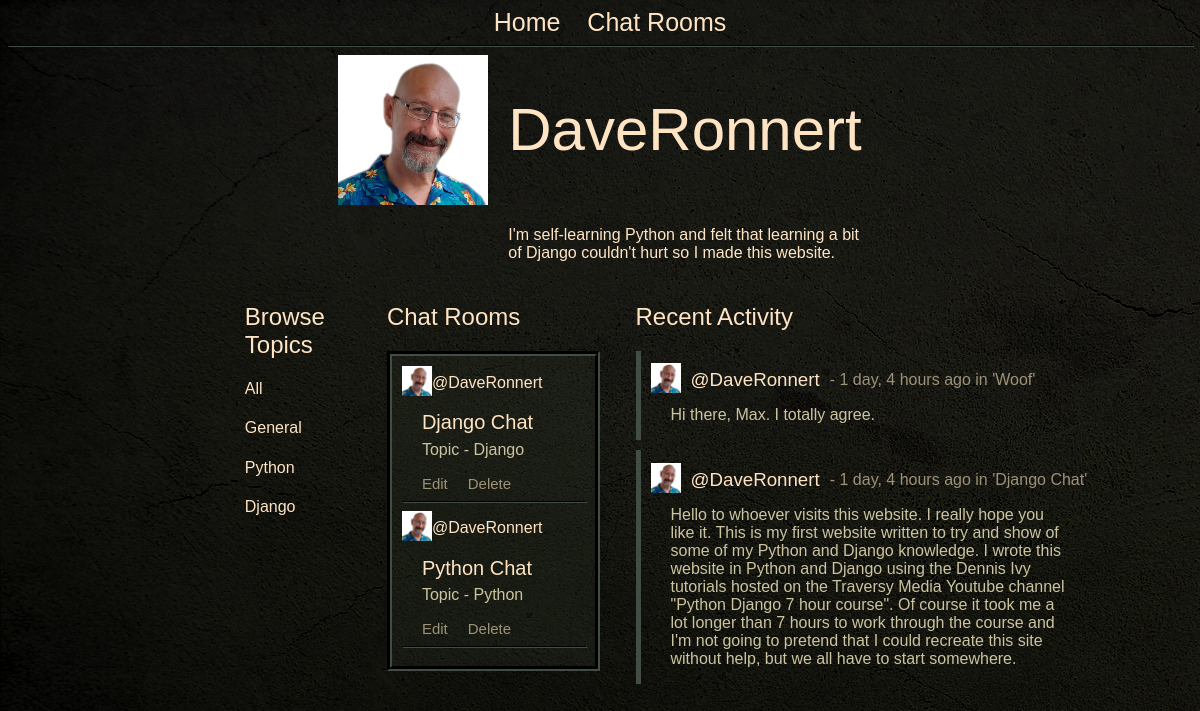
The app's page /profile/1 with its own data.
### chat/models.py (models this page shows, shortened)
class Profile(models.Model):
    user = models.OneToOneField(User, null=True, on_delete=models.CASCADE)
    bio = models.TextField()
    profile_pic = models.ImageField(null=True, blank=True, upload_to='images/')

class Topic(models.Model):
    name = models.CharField(max_length=200)
    def __str__(self):
        return self.name

class ChatRoom(models.Model):
    host = models.ForeignKey(User, on_delete=models.SET_NULL, null=True)
    topic = models.ForeignKey(Topic, on_delete=models.SET_NULL, null=True)
    name = models.CharField(max_length=25)
    description = models.TextField(blank=True, null=True)
    created = models.DateTimeField(auto_now=True)
    updated = models.DateTimeField(auto_now_add=True)
    class Meta:
        ordering = ['-updated', '-created']
    def __str__(self):
        return self.name

class Messages(models.Model):
    user = models.ForeignKey(User, on_delete=models.CASCADE)
    room = models.ForeignKey(ChatRoom, on_delete=models.CASCADE)
    body = models.TextField()
    created = models.DateTimeField(auto_now=True)
    updated = models.DateTimeField(auto_now_add=True)

### chat/views.py (the view)
# urls.py: path('profile/<str:pk>', views.user_profile, name='user_profile'),
def user_profile(request, pk):
    user = User.objects.get(id=pk)
    chatrooms = user.chatroom_set.all()
    chat_messages = user.messages_set.all()
    topics = Topic.objects.all()
    context = {'user': user, 'chatrooms': chatrooms, 'chat_messages': chat_messages, 'topics': topics}
    return render(request, 'chat/profile.html', context)

### chat/templates/chat/profile.html
{% extends 'home.html' %}
{% load static %}
{% block content %}
<div class="profile_header">
        <div class="profile_pic">
        {% if user.profile.profile_pic %}
            <div class="chat_room_host_img"><img src="{{user.profile.profile_pic.url}}" height="150"></div>
        {% else %}
            <div class="chat_room_host_img">
                <img src="{% static '/images/avatar.png' %}" height="150">
            </div>
        {% endif %}
        </div>
        <div class="profile_name"><h1>{{user.username}}</h1></div>
        <div class="profile_bio"><h4>{{user.profile.bio}}</h4></div>
    </div>
<div class="profile_wrapper">
    <div class="profile_topics">
        {% include 'chat/topics.html' %}
    </div>
    <div class="profile_feed">
        <h2>Chat Rooms</h2>
        <div class="chat_rooms_border">
            {% include 'chat/feed.html' %}
        </div>
    </div>
    <div class="profile_activity">
        {% include 'chat/activity.html' %}
    </div>
</div>
{% endblock content %}

### templates/home.html (shortened to what this page needs)
{% load static %}
<!DOCTYPE html>
<html lang="en">
<head>
    <link rel="stylesheet" type="text/css" href="{% static 'css/styles.css' %}">
</head>
<body>
    {% include 'navbar.html' %}
    {% block content %}
    {% endblock content %}
</body>
</html>

### templates/navbar.html
<body class="navbar">
    <div class="navbar_main">
        <div class="navbar_buttons">
            <div class="nav_button"><a href="/">Home</a></div>
            <div class="nav_button"><a href="/chat/">Chat Rooms</a></div>
        </div>
        <hr>
    </div>
</body>

### chat/templates/chat/topics.html
<h2> Browse Topics</h2>
<div>
    <a href="{% url 'chat' %}"><h4>All</h4></a>
</div>
{% for topic in topics %}
    <div>
        <a href="{% url 'chat' %}?q={{topic.name}}"><h4>{{topic}}</h4></a>
    </div>
{% endfor %}

### chat/templates/chat/feed.html
{% load static %}
{% for room in chatrooms %}
<div class="chat_room_host">
    {% if room.host.profile.profile_pic %}
        <div class="chat_room_host_img"><img src="{{room.host.profile.profile_pic.url}}" height="30"></div>
    {% else %}
        <div class="chat_room_host_img">
            <img src="{% static '/images/avatar.png' %}" height="30">
        </div>
    {% endif %}
    <div class="chat_room_host_name"><a href="{% url 'user_profile' room.host.id %}">@{{room.host}}</a></div>
</div>
<div class="chat_room_name">
    <a href="{% url 'room' room.id %}"><h4>{{room.name}}</h4></a>
</div>
<p>
    Topic - {{room.topic}}
</p>
<div class="room_buttons">
    <div class="room_button_align">
        <div class="room_button"><a href="{% url 'update_room' room.id %}">Edit</a><a href="{% url 'delete_room' room.id %}">Delete</a></div>
    </div>
    <hr>
</div>
{% endfor %}

### chat/templates/chat/activity.html (shortened to what this page needs)
{% load static %}
<h2>Recent Activity</h2>
    {% for mess in chat_messages|slice:":10" %}
        <div>
            <div class="message">
                {% if mess.user.profile.profile_pic %}
                <div class="mess_img"><img src="{{mess.user.profile.profile_pic.url}}" height="30"></div>
                {% else %}
                <div class="chat_room_host_img">
                    <img src="{% static '/images/avatar.png' %}" height="30">
                </div>
                {% endif %}
                <div class="mess_head"><a href="{% url 'user_profile' mess.user.id %}"><h3>@{{mess.user}}</h3></a></div>
                <div class="mess_date"> - {{mess.created|timesince}} ago in '{{mess.room}}'</div>
                <div class="mess_body"><p>{{mess.body}}</p></div>
            </div>
        </div>
    {% endfor %}

### static/css/styles.css (style rules this page uses)
html body { height: 100%; background-image: url('../images/main_bg.jpg'); }
p, li { color: rgb(204, 196, 160); font-family: Geneva, sans-serif; font-weight: lighter; margin-left: 20px; margin-right: 20px; }
.navbar_main { display: grid; justify-items: center; }
.navbar_buttons { font-family: Geneva, sans-serif; font-weight: lighter; font-size: 25px; padding-left: 20px; }
.nav_button { margin-left: 10px; margin-right: 10px; display: inline-block; }
a:link { font-family: Geneva, sans-serif; font-weight: lighter; text-decoration: none; color:bisque; }
hr { width: 100%; border-color: rgb(66, 77, 70); }
h1 { font-family: Geneva, sans-serif; font-weight: lighter; color:bisque; }
h2 { font-family: Geneva, sans-serif; font-weight: lighter; color:bisque; }
h3 { font-family: Geneva, sans-serif; font-weight: lighter; color:bisque; }
h4 { font-family: Geneva, sans-serif; font-weight: lighter; color:bisque; }
.chat_rooms_border { border-color: rgb(66, 77, 70); background-color: rgb(41, 46, 34, 0.3); border-style: groove; border-width: 5px; grid-column: 1; padding: 10px; }
.chat_room_host { display: grid; grid-template-columns: max-content; }
.chat_room_host_img { grid-column: 1; align-self: center; }
.chat_room_host_name { grid-column: 2; align-self: center; }
.chat_room_name { margin-left: 20px; margin-right: 20px; font-size: 20px; margin-top: -15px; margin-bottom: -20px; }
.message { border-color: rgb(66, 77, 70); border-style: solid; border-width: 5px; border-right: 0px; border-top: 0px; border-bottom: 0px; display: grid; grid-template-columns: min-content; margin-top: 5px; margin-bottom: 10px; padding-left: 10px; justify-content: start; }
.mess_img { grid-column: 1; grid-row: 1; align-self: center; width: 40px }
.mess_head { grid-column: 2; grid-row: 1; width: fit-content }
.mess_date { grid-column: 3; grid-row: 1; margin-left: 10px; font-family: Geneva, sans-serif; font-weight: lighter; color:rgb(158, 146, 121); align-self: center; width: max-content; }
.mess_body { grid-column: 1 / span 4; grid-row: 2; margin-top: -20px; }
.room_buttons { display: grid; }
.room_button a:link { font-size: 15px; color:rgb(158, 146, 121); display: inline-block; margin-left: 20px; }
.profile_wrapper { margin-left: 20%; margin-right: 20%; display: grid; grid-template-columns: 20% 30% 5% 45%; }
.profile_header { margin-left: 35%; margin-right: 35%; display: grid; justify-content: center; }
.profile_pic { grid-column: 1; grid-row: 1 / span 2; margin-right: 20px; }
.profile_name { grid-column: 2; grid-row: 1; font-size: 30px; }
.profile_topics { grid-column: 1; }
.profile_feed { grid-column: 2; }
.profile_activity { grid-column: 4; }

### records on screen
Topic: name "General"
Topic: name "Python"
Topic: name "Django"
ChatRoom: host.profile.profile_pic (picture), host "DaveRonnert", name "Django Chat", topic "Django"
ChatRoom: host.profile.profile_pic (picture), host "DaveRonnert", name "Python Chat", topic "Python"
Messages: user.profile.profile_pic (picture), user "DaveRonnert", created "1 day, 4 hours", room "Woof", body "Hi there, Max. I totally agree."
Messages: user.profile.profile_pic (picture), user "DaveRonnert", created "1 day, 4 hours", room "Django Chat", body "Hello to whoever visits this website. I really hope you like it. This is my first website written to try and show of some of my Python and Django knowledge. I wrote this website in Python and Django using the Dennis Ivy tutorials hosted on the Traversy Media Youtube channel \"Python Django 7 hour course\". Of course it took me a lot longer than 7 hours to work through the course and I'm not going to pretend that I could recreate this site without help, but we all have to start somewhere."

### other values on screen
{{ user.username }} "DaveRonnert"
{{ user.profile.bio }} "I'm self-learning Python and felt that learning a bit of Django couldn't hurt so I made this website."
